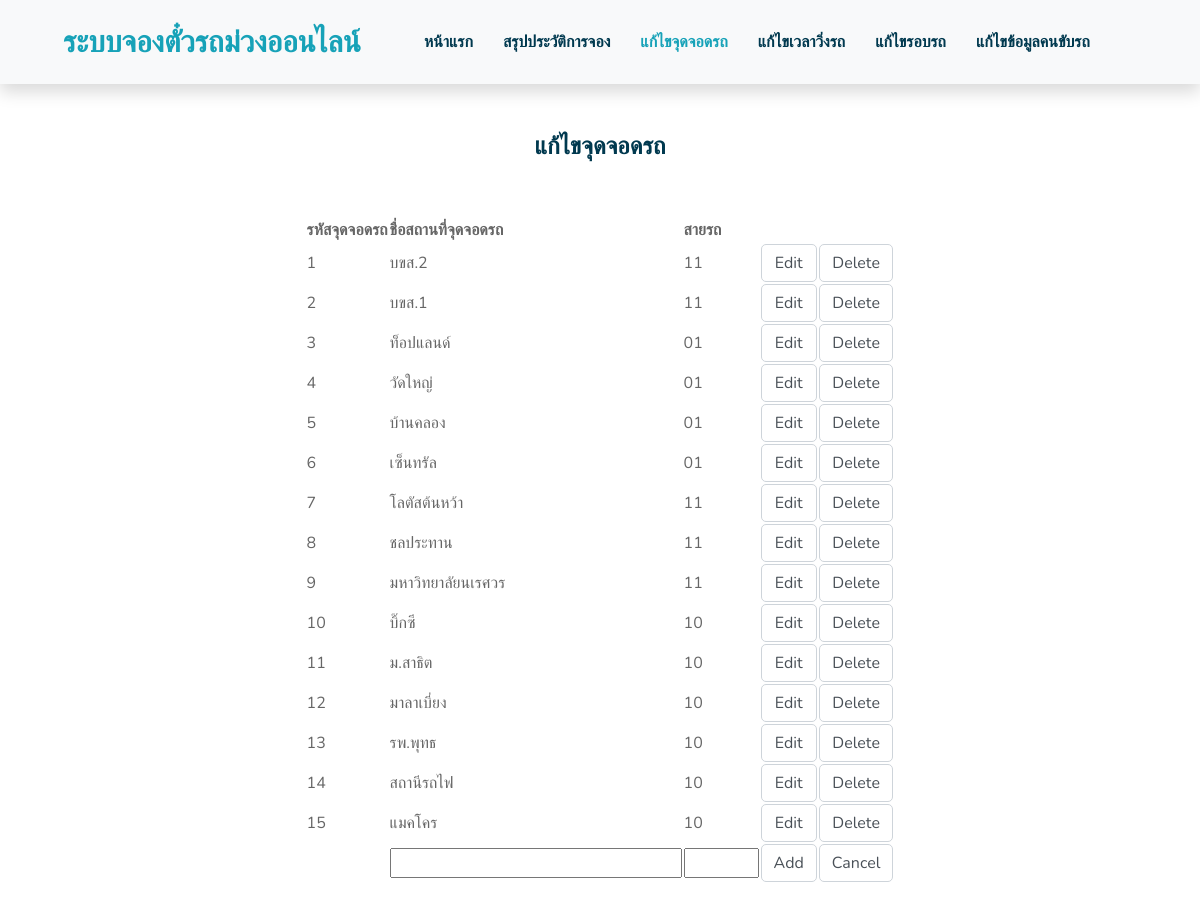
The app's page /changeParkingSpot.php with its own data.
### tables this page shows
CREATE TABLE `parking_spot` (
  `car_reservation_code` int(3) NOT NULL COMMENT 'รหัสจุดจอดรถ',
  `Parking_place_name` varchar(20) NOT NULL COMMENT 'ชื่อสถานที่จุดจอดรถ',
  `route_b_r` varchar(2) NOT NULL COMMENT 'สายรถ'
);

### changeParkingSpot.php (the view, shortened to what this page needs)
<!DOCTYPE html>
<html lang="en">
<head>
    <link href="https://cdnjs.cloudflare.com/ajax/libs/font-awesome/5.10.0/css/all.min.css" rel="stylesheet">
    <link href="lib/flaticon/font/flaticon.css" rel="stylesheet">
    <link href="lib/owlcarousel/assets/owl.carousel.min.css" rel="stylesheet">
    <link href="lib/lightbox/css/lightbox.min.css" rel="stylesheet">
    <link href="css/style.css" rel="stylesheet">
</head>
<body>
    <div class="container-fluid bg-light position-relative shadow">
        <nav class="navbar navbar-expand-lg bg-light navbar-light py-3 py-lg-0 px-0 px-lg-5">
            <a href="" class="navbar-brand font-weight-bold text-secondary" style="font-size: 30px;">
                <span class="text-primary">ระบบจองตั๋วรถม่วงออนไลน์</span>
            </a>
            <div class="collapse navbar-collapse justify-content-between" id="navbarCollapse">
                <div class="navbar-nav font-weight-bold mx-auto py-0">
                    <a href="index1.php" class="nav-item nav-link">หน้าแรก</a>
                    <a href="summarize.php" class="nav-item nav-link">สรุปประวัติการจอง</a>
                    <a href="changeParkingSpot.php" class="nav-item nav-link active">แก้ไขจุดจอดรถ</a>
                    <a href="changeTime.php" class="nav-item nav-link">แก้ไขเวลาวิ่งรถ</a>
                    <a href="changeDricycle.php" class="nav-item nav-link">แก้ไขรอบรถ</a>
                    <a href="datadrivers.php" class="nav-item nav-link">แก้ไขข้อมูลคนขับรถ</a>
                    </div>
                </div>
            </div>
 <div class="container-fluid py-5 d-flex flex-column align-items-center justify-content-center" align="center">
    <div class="container d-flex flex-column align-items-center justify-content-center" align="center">
    <div class="page-heading normal-space">
    <div class="col-lg-12">
      <div class="container">
          <div class="col-lg-12">
                <div class="item">
                  <div class="row">
                      <div class="col-lg-12">
                        <span class="mini-heading"><h4>แก้ไขจุดจอดรถ</h4></span>
                      </div>
                  </div>
                </div>
              <br>
              <br>
              <table width='100%'>
                <tr>
                    <th>รหัสจุดจอดรถ</th>
                    <th>ชื่อสถานที่จุดจอดรถ</th>
                    <th>สายรถ</th>
                    <th></th><th></th>
                </tr>
                    <?php
                        include('connectdatabase.php');
                        if (!$conn) {
                            die("Connection failed: " . mysqli_connect_error());
                        } else {
                            $sql = "SELECT * FROM `parking_spot`";
                            $result = mysqli_query($conn, $sql);
                            if (mysqli_num_rows($result) > 0){
                                while($row = mysqli_fetch_assoc($result)){
                                    echo "<tr>";
                                    echo "<td>";
                                    echo $row["car_reservation_code"];
                                    echo "</td>";
                                    echo "<td>";
                                    echo $row["Parking_place_name"];
                                    echo "</td>";
                                    echo "<td>";
                                    echo $row["route_b_r"];
                                    echo "</td>";
                                    ?>
                                    <td><button class="form-control" data-toggle="modal" href=edit/editformParkingSpot.php" data-target="#theModal" onclick="window.location='edit/editformParkingSpot.php?id=<?php echo $row["car_reservation_code"];?>'">Edit</button></td>
                                    <td><button class="form-control" onclick="JavaScript:if(confirm('Confirm Delete?')==true){window.location='delete/deleteParkingSpot.php?id=<?php echo $row["car_reservation_code"];?>';}">Delete</button></td>
                                    <?php
                                    echo "</tr>";
                                }
                            }
                        }
                        ?>
                <form method="post" action="<?php echo $_SERVER['PHP_SELF']; ?>">
                    <td></td>
                    <td><input type="text" name="Parking_place_name" size="30"></td>
                    <td><input type="text" name="route_b_r" size="6"></td>
                    <td><input type="submit" class="form-control" value="Add"></td>
                    <td><input type="reset" class="form-control" value="Cancel"></td>
                </form>
              </table>
          </div>
      </div>
    </div>
  </div>
</body>
</html>

### records on screen
parking_spot: car_reservation_code "1", Parking_place_name "บขส.2", route_b_r "11"
parking_spot: car_reservation_code "2", Parking_place_name "บขส.1", route_b_r "11"
parking_spot: car_reservation_code "3", Parking_place_name "ท็อปแลนด์", route_b_r "01"
parking_spot: car_reservation_code "4", Parking_place_name "วัดใหญ่", route_b_r "01"
parking_spot: car_reservation_code "5", Parking_place_name "บ้านคลอง", route_b_r "01"
parking_spot: car_reservation_code "6", Parking_place_name "เซ็นทรัล", route_b_r "01"
parking_spot: car_reservation_code "7", Parking_place_name "โลตัสต้นหว้า", route_b_r "11"
parking_spot: car_reservation_code "8", Parking_place_name "ชลประทาน", route_b_r "11"
parking_spot: car_reservation_code "9", Parking_place_name "มหาวิทยาลัยนเรศวร", route_b_r "11"
parking_spot: car_reservation_code "10", Parking_place_name "บิ๊กซี", route_b_r "10"
parking_spot: car_reservation_code "11", Parking_place_name "ม.สาธิต", route_b_r "10"
parking_spot: car_reservation_code "12", Parking_place_name "มาลาเบี่ยง", route_b_r "10"
parking_spot: car_reservation_code "13", Parking_place_name "รพ.พุทธ", route_b_r "10"
parking_spot: car_reservation_code "14", Parking_place_name "สถานีรถไฟ", route_b_r "10"
parking_spot: car_reservation_code "15", Parking_place_name "แมคโคร", route_b_r "10"
